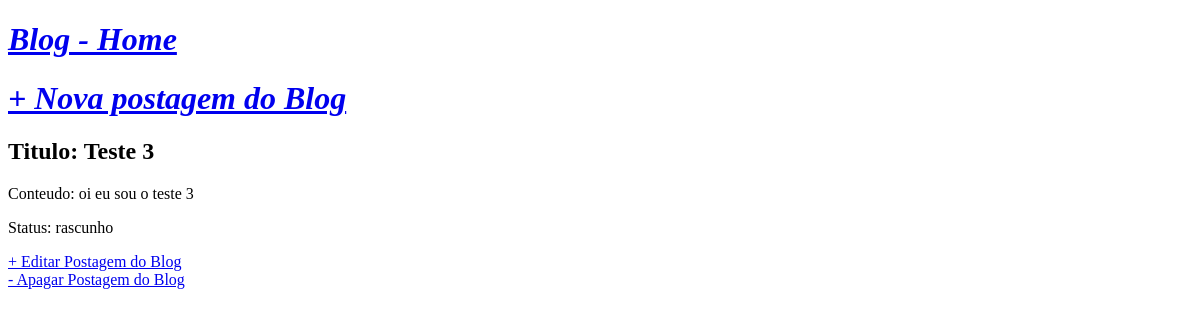
Page /post/12/ on the earlier database version.
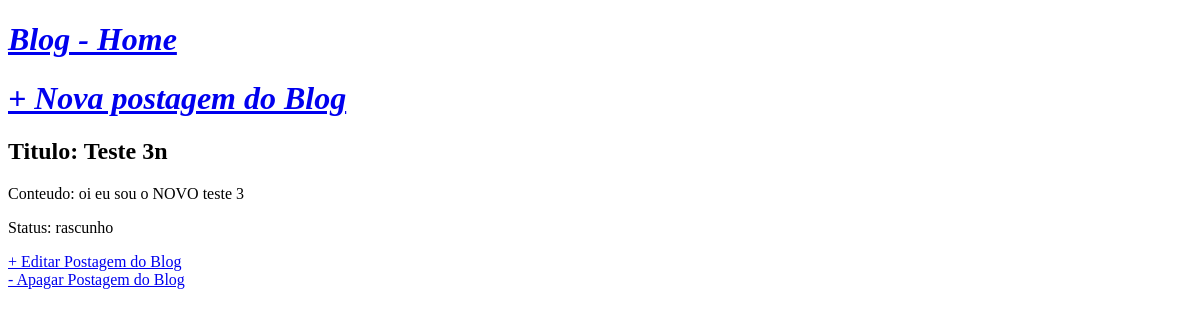
Same page on the later database version.
### blog/models.py (models this page shows, shortened)
class Post(models.Model):# Classe com os posts do django
    STATUS = (
        ('rascunho','Rascunho'),
        ('publicado','Publicado'),
    )
    titulo = models.CharField(max_length=250) # Acrescentar o campo de preenchimento de texto "normal" com limitação de caractere.
    slug   = models.SlugField(max_length=250) # Acrescentar o campo de preenchimento de texto separado por caractere especifico.
    autor  = models.ForeignKey(User,
                                on_delete=models.CASCADE) #?
    conteudo  = models.TextField() # Campo de texto
    publicado = models.DateTimeField(default=timezone.now)
    criado    = models.DateTimeField(auto_now_add=True)
    alterado  = models.DateTimeField(auto_now=True)
    status    = models.CharField(max_length=15,
                                    choices=STATUS,
                                    default='rascunho') # Definir o campo status apartir das opções da variavel 'STATUS'.
    published = publishedManager()
    class Meta:
        ordering = ('publicado',) # Ordenar pelo conteudo do campo status.

### blog/views.py (the view)
# urls.py: path('post/<int:pk>/', views.BlogDetailView.as_view(),name='post_detail'),
class BlogDetailView(DetailView): # Detalhamento dos posts
	model = Post
	template_name = 'blog/post_detail.html'

### blog/templates/blog/post_detail.html (shortened to what this page needs)
{% extends 'base.html'%}
{% block content %}
		<div class="post-entry">
			<h2> Titulo: {{ object.titulo }} </h2>
			<p> Conteudo: {{object.conteudo}} </p>
			<p> Status: {{object.status}} </p>
		</div>
		<a href="{% url 'post_edit' post.pk %}">+ Editar Postagem do Blog</a><br>
		<a href="{% url 'post_delete' post.pk %}">- Apagar Postagem do Blog</a>
{% endblock content %}

Differences in the rows shown:
changed Post "rascunho": titulo "Teste 3" → "Teste 3n"; conteudo "oi eu sou o teste 3" → "oi eu sou o NOVO teste 3"
